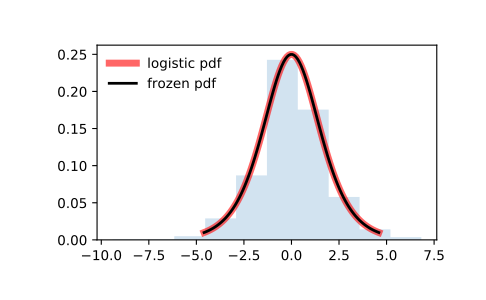

The script that drew this image:
from scipy.stats import logistic
import matplotlib.pyplot as plt
fig, ax = plt.subplots(1, 1)

# Calculate a few first moments:

mean, var, skew, kurt = logistic.stats(moments='mvsk')

# Display the probability density function (``pdf``):

x = np.linspace(logistic.ppf(0.01),
                logistic.ppf(0.99), 100)
ax.plot(x, logistic.pdf(x),
       'r-', lw=5, alpha=0.6, label='logistic pdf')

# Alternatively, the distribution object can be called (as a function)
# to fix the shape, location and scale parameters. This returns a "frozen"
# RV object holding the given parameters fixed.

# Freeze the distribution and display the frozen ``pdf``:

rv = logistic()
ax.plot(x, rv.pdf(x), 'k-', lw=2, label='frozen pdf')

# Check accuracy of ``cdf`` and ``ppf``:

vals = logistic.ppf([0.001, 0.5, 0.999])
np.allclose([0.001, 0.5, 0.999], logistic.cdf(vals))
# True

# Generate random numbers:

r = logistic.rvs(size=1000)

# And compare the histogram:

ax.hist(r, density=True, histtype='stepfilled', alpha=0.2)
ax.legend(loc='best', frameon=False)
plt.show()
